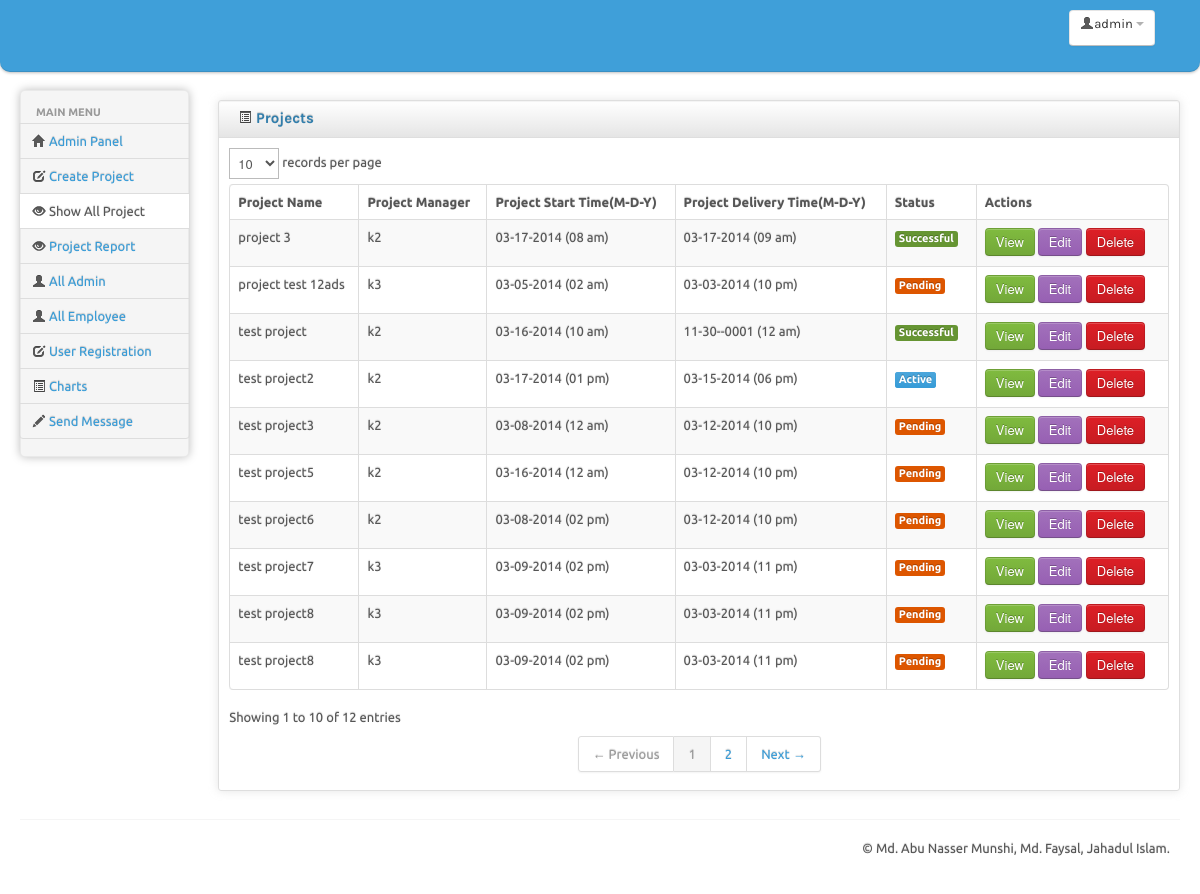
The page /admin/show_projects.php (signed in) on the database its author committed.
### tables this page shows
CREATE TABLE IF NOT EXISTS `project` (
  `project_id` int(11) NOT NULL AUTO_INCREMENT,
  `project_name` text NOT NULL,
  `project_description` text NOT NULL,
  `employee_username` varchar(11) NOT NULL,
  `project_start_time` timestamp NOT NULL DEFAULT CURRENT_TIMESTAMP ON UPDATE CURRENT_TIMESTAMP,
  `project_delivery_time` timestamp NOT NULL DEFAULT '0000-00-00 00:00:00',
  `project_attachment` text NOT NULL,
  `project_status` varchar(10) NOT NULL DEFAULT 'pending',
  `project_submitted_date` timestamp NOT NULL DEFAULT '0000-00-00 00:00:00',
  `project_submitted_description` text NOT NULL,
  `project_submitted_attachment` text NOT NULL,
  PRIMARY KEY (`project_id`)
);

### admin/show_projects.php (the view)
<?php
include 'connection.php';
$select= mysqli_query($con,"SELECT * FROM project");
?>
<?php
include 'header.php';
?>
<body>
	<div class="navbar">
		<?php
include 'navbar.php';
?>
	</div>
		<div class="container-fluid">
		<div class="row-fluid">
			<div class="span2 main-menu-span">
				<?php
include 'sidebar.php';
?>
			</div>
                        <div id="content" class="span10">
                        <div class="row-fluid sortable">
				<div class="box span12">
					<div class="box-header well" data-original-title>
						<h2><i class="icon-list-alt"></i> Projects</h2>
					</div>
					<div class="box-content">
						<table class="table table-striped table-bordered bootstrap-datatable datatable">
						  <thead>
							  <tr>
								  <th>Project Name</th>
								  <th>Project Manager</th>
								  <th>Project Start Time(M-D-Y)</th>
								  <th>Project Delivery Time(M-D-Y)</th>
                                                                  <th>Status</th>
								  <th>Actions</th>
							  </tr>
						  </thead>
						  <tbody>
                                                      <?php
                                                      while($select_F = mysqli_fetch_array($select))
                                                        {
                                                          $date_s = date_create($select_F['project_start_time']);
                                                          $s_date= date_format($date_s, 'm-d-Y (h a)');
                                                            $date_d = date_create($select_F['project_delivery_time']);
                                                          $d_date= date_format($date_d, 'm-d-Y (h a)');
                                                          echo "<tr>";
                                                          echo "<td>".$select_F['project_name']."</td>";
                                                          echo "<td>".$select_F['employee_username']."</td>";
                                                          echo "<td class='center'>".$s_date."</td>";
                                                          echo "<td class='center'>".$d_date."</td>";
                                                          if($select_F['project_status']=="pending")
                                                          {
                                                              echo "
									<td class='center'>
									<span class='label label-warning'>Pending</span>
								</td>
                                                                        ";
                                                          }
                                                          elseif($select_F['project_status']=="active")
                                                          {
                                                               echo "
									<td class='center'>
									<span class='label btn-primary'>Active</span>
								</td>
                                                                        ";
                                                          }
                                                           elseif($select_F['project_status']=="successful")
                                                          {
                                                               echo "
									<td class='center'>
									<span class='label label-success'>Successful</span>
								</td>
                                                                        ";
                                                          }
                                                          echo "<td class='center'>";
                                                          echo "  <div class='btn-v'>
									  <form  action='project_view.php' method='post'>
                                                                                 <input type='hidden' name='p_view' value='". $select_F['project_id']."'  >
                                                                                <input class='btn btn-success'  type='submit' value='View'>
                                                                          </form>
                                                                    </div>
                                                                            ";
                                                          echo "
									<div class='btn-e'>
									  <form  action='project_edit_form.php' method='post'>
                                                                                 <input type='hidden' name='p_edit' value='". $select_F['project_id']."'  >
                                                                                <input class='btn btn-info'  type='submit' value='Edit'>
                                                                          </form>
                                                                     </div>
                                                                        ";
                                                          echo "
                                                                        <div class='btn-d'>
									  <form  action='project_delete.php' method='post'>
                                                                                 <input type='hidden' name='p_del' value='". $select_F['project_id']."'  >
                                                                                <input class='btn btn-danger '  type='submit' value='Delete'>
                                                                          </form>
                                                                       </div>
                                                                       ";
                                                          echo "</td>";
                                                          echo "</tr>";
                                                        }
                                                      ?>
                                            </tbody>
					  </table>
					</div>
				</div>
			</div>
                 </div>
                </div>
		<hr>
	<?php
include 'footer.php';
?>

### admin/css/charisma-app.css (style rules this page uses)
.box { border: 1px solid #DEDEDE; border-radius:3px; -webkit-border-radius:3px; -moz-border-radius:3px; margin-top: 10px; margin-bottom: 10px ; box-shadow: 0 0 10px rgba(189, 189, 189, 0.4); -webkit-box-shadow: 0 0 10px rgba(189, 189, 189, 0.4); -moz-box-shadow: 0 0 10px rgba(189, 189, 189, 0.4); }
.box-header { border:none; padding-top:5px; border-bottom: 1px solid #DEDEDE; border-radius:3px 3px 0 0; -webkit-border-radius:3px 3px 0 0; -moz-border-radius:3px 3px 0 0; height:12px; min-height:12px; margin-bottom: 0; cursor:move; font-weight:bold; font-size:16px; background: -moz-linear-gradient(top, rgba(255,255,255,0) 0%, rgba(0,0,0,0.1) 100%); background: -webkit-gradient(linear, left top, left bottom, color-stop(0%,rgba(255,255,255,0)), color-stop(100%,rgba(0,0,0,0.1))); background: -webkit-linear-gradient(top, rgba(255,255,255,0) 0%,rgba(0,0,0,0.1) 100%); background: -o-linear-gradient(top, rgba(255,255,255,0) 0%,rgba(0,0,0,0.1) 100%); background: -ms-linear-gradient(top, rgba(255,255,255,0) 0%,rgba(0,0,0,0.1) 100%); background: linear-gradient(to bottom, rgba(255,255,255,0) 0%,rgba(0,0,0,0.1) 100%); filter: progid:DXImageTransform.Microsoft.gradient( startColorstr='#00ffffff', endColorstr='#1a000000',GradientType=0 ); }
.box-header h2 { font-size:15px; width:auto; clear:none; float:left; line-height:25px; white-space: nowrap; }
.box-header h2 > i { margin-top:1px; }
.box-content { padding:10px; }
.btn-v { width: 53px; float: left; height: 30px; }
.btn-e { width: 48px; float: left; height: 30px; }
.btn-d { width: 60px; float: left; height: 30px; }

### admin/header.php (style rules this page uses)
body { padding-bottom: 40px; }

### rows shown on the page
project: project_name "project 3", employee_username "k2", project_start_time "03-17-2014 (08 am)", project_delivery_time "03-17-2014 (09 am)", project_status "Successful"
project: project_name "test project", employee_username "k2", project_start_time "03-16-2014 (10 am)", project_delivery_time "11-30--0001 (12 am)", project_status "Successful"
project: project_name "test project2", employee_username "k2", project_start_time "03-17-2014 (01 pm)", project_delivery_time "03-15-2014 (06 pm)", project_status "Active"
project: project_name "test project3", employee_username "k2", project_start_time "03-08-2014 (12 am)", project_delivery_time "03-12-2014 (10 pm)", project_status "Pending"
project: project_name "test project5", employee_username "k2", project_start_time "03-16-2014 (12 am)", project_delivery_time "03-12-2014 (10 pm)", project_status "Pending"
project: project_name "test project6", employee_username "k2", project_start_time "03-08-2014 (02 pm)", project_delivery_time "03-12-2014 (10 pm)", project_status "Pending"
project: project_name "test project7", employee_username "k3", project_start_time "03-09-2014 (02 pm)", project_delivery_time "03-03-2014 (11 pm)", project_status "Pending"
project: project_name "test project8", employee_username "k3", project_start_time "03-09-2014 (02 pm)", project_delivery_time "03-03-2014 (11 pm)", project_status "Pending"
project: project_name "test project8", employee_username "k3", project_start_time "03-09-2014 (02 pm)", project_delivery_time "03-03-2014 (11 pm)", project_status "Pending"
project: project_name "project test 12ads", employee_username "k3", project_start_time "03-05-2014 (02 am)", project_delivery_time "03-03-2014 (10 pm)", project_status "Pending"

### other values the page prints
$_SESSION['username'] "admin"
